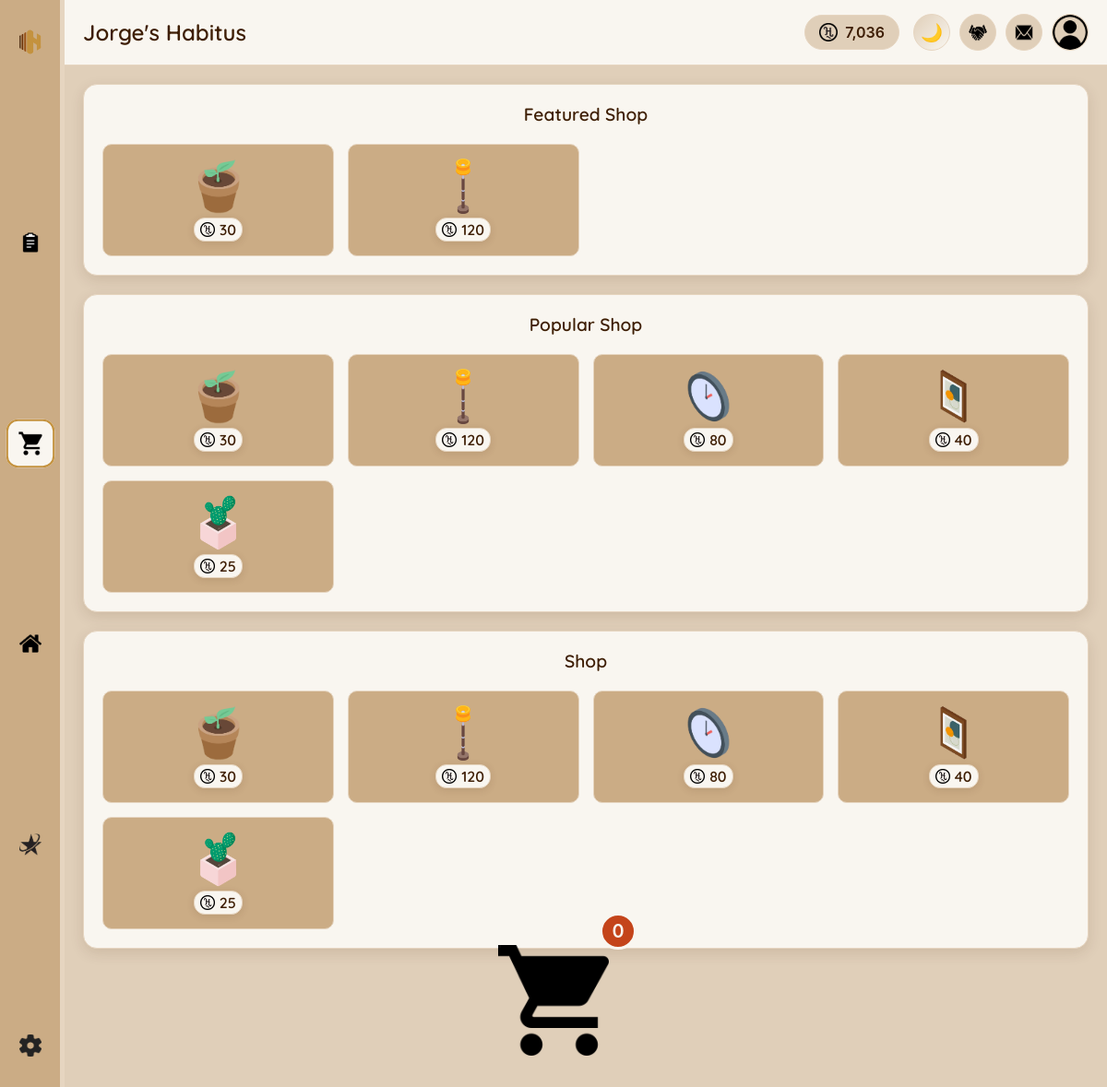
Screenshot of /pages/shop.php?category=3 (signed in) with the database file from the repository.
### tables this page shows
CREATE TABLE `users` (
  `id` int(11) NOT NULL,
  `username` varchar(50) NOT NULL,
  `email` varchar(100) NOT NULL,
  `password` varchar(255) NOT NULL,
  `hcoin` int(11) DEFAULT 0,
  `subscription_type` enum('free','adfree','premium') DEFAULT 'free',
  `subscription_expires` datetime DEFAULT NULL,
  `theme` varchar(20) DEFAULT 'light',
  `language` varchar(10) DEFAULT 'en',
  `created_at` timestamp NULL DEFAULT current_timestamp(),
  `last_login` timestamp NULL DEFAULT NULL,
  `stripe_customer_id` varchar(255) DEFAULT NULL,
  `stripe_subscription_id` varchar(255) DEFAULT NULL,
  `last_payment_intent` varchar(255) DEFAULT NULL,
  `payment_method_id` varchar(255) DEFAULT NULL,
  `payment_failures` int(11) DEFAULT 0,
  `last_payment_failure` datetime DEFAULT NULL,
  `subscription_created_at` timestamp NULL DEFAULT NULL COMMENT 'When subscription was first created',
  `subscription_updated_at` timestamp NULL DEFAULT NULL ON UPDATE current_timestamp() COMMENT 'Last subscription update',
  `profile_picture` varchar(255) DEFAULT 'images/icons/profile-icon.webp',
  `preferred_language` varchar(5) DEFAULT 'en',
  `timezone` varchar(50) DEFAULT 'UTC',
  `auto_translation` tinyint(1) DEFAULT 1,
  `translation_quality` varchar(20) DEFAULT 'standard',
  `high_quality_translation` tinyint(1) DEFAULT 0,
  `email_notifications` tinyint(1) DEFAULT 1,
  `task_reminders` tinyint(1) DEFAULT 1,
  `theme_preference` varchar(20) DEFAULT 'auto'
);

CREATE TABLE `shop_items` (
  `id` int(11) NOT NULL,
  `category_id` int(11) NOT NULL,
  `name` varchar(100) NOT NULL,
  `description` text DEFAULT NULL,
  `image_path` varchar(255) DEFAULT NULL,
  `rotation_variants` longtext DEFAULT NULL CHECK (json_valid(`rotation_variants`)),
  `price` int(11) NOT NULL,
  `rarity` enum('common','uncommon','rare','epic','legendary') DEFAULT 'common',
  `grid_width` int(11) DEFAULT 1,
  `grid_height` int(11) DEFAULT 1,
  `allowed_surfaces` varchar(100) DEFAULT 'floor',
  `is_featured` tinyint(1) DEFAULT 0,
  `is_available` tinyint(1) DEFAULT 1,
  `created_at` timestamp NULL DEFAULT current_timestamp()
);

### php/include/functions.php (called while the page is built, shortened)
<?php
function getUserData($userId) {
    global $conn;
    $sql = "SELECT * FROM users WHERE id = ?";
    $stmt = $conn->prepare($sql);
    $stmt->execute([$userId]);
    if ($stmt->rowCount() > 0) {
        $userData = $stmt->fetch();
        return $userData;
    }
    return [];
}

### pages/shop.php (the view, shortened to what this page needs)
<?php
require_once '../php/include/db_connect.php';
require_once '../php/include/functions.php';
$userData = getUserData($_SESSION['user_id']);
$userHCoins = $userData['hcoin'];
$userHabitusName = $userData['username'] . "'s Habitus";
$currentLanguage = $userData['language'] ?? 'en';
$currentTheme = $userData['theme'] ?? 'light';
$categoryId = isset($_GET['category']) ? intval($_GET['category']) : 0;
$query = "SELECT si.*, ic.name as category_name
         FROM shop_items si
         JOIN item_categories ic ON si.category_id = ic.id
         WHERE si.is_available = 1";
$params = [];
if ($categoryId > 0) {
    $query .= " AND si.category_id = :categoryId";
    $params['categoryId'] = $categoryId;
}
$query .= " ORDER BY si.is_featured DESC, si.created_at DESC";
$stmt = $conn->prepare($query);
$stmt->execute($params);
$shopItems = $stmt->fetchAll();
?>
<!DOCTYPE html>
<html lang="<?php echo $currentLanguage; ?>" data-theme="<?php echo $currentTheme; ?>">
<head>
    <link rel="stylesheet" href="../css/themes/<?php echo $currentTheme; ?>.css" id="theme-stylesheet">
    <link rel="stylesheet" href="../css/main.css">
    <link rel="stylesheet" href="../css/components/sidebar.css">
    <link rel="stylesheet" href="../css/components/header.css">
    <link rel="stylesheet" href="../css/components/scrollbar.css">
    <link rel="stylesheet" href="../css/pages/shop.css">
</head>
<body class="theme-<?php echo $currentTheme; ?>">
    <div class="main-container">
        <?php include '../php/include/sidebar.php'; ?>
        <div class="content-container">
            <?php include '../php/include/header.php'; ?>
            <div class="shop-content">
                <div class="shop-sections">
                    <div class="shop-section">
                        <h2 translate="yes">Featured Shop</h2>
                        <div class="shop-grid">
                            <?php
                            $featuredItems = array_filter($shopItems, function($item) {
                                return $item['is_featured'] == 1;
                            });
                            $featuredItems = array_slice($featuredItems, 0, 9);
                            foreach ($featuredItems as $item):
                            ?>
                                <div class="shop-item" onclick="addToCart(<?php echo $item['id']; ?>, '<?php echo htmlspecialchars($item['name']); ?>', <?php echo $item['price']; ?>, '<?php echo $item['image_path']; ?>', this)">
                                    <img src="../<?php echo $item['image_path']; ?>" alt="<?php echo htmlspecialchars($item['name']); ?>">
                                    <div class="shop-item-price">
                                        <img src="../images/icons/hcoin-icon.webp" alt="HCoin">
                                        <span><?php echo number_format($item['price']); ?></span>
                                    </div>
                                </div>
                            <?php endforeach; ?>
                        </div>
                    </div>
                    <div class="shop-section">
                        <h2>Popular Shop</h2>
                        <div class="shop-grid">
                            <?php
                            $popularItems = array_slice($shopItems, 0, 9);
                            foreach ($popularItems as $item):
                            ?>
                                <div class="shop-item" onclick="addToCart(<?php echo $item['id']; ?>, '<?php echo htmlspecialchars($item['name']); ?>', <?php echo $item['price']; ?>, '<?php echo $item['image_path']; ?>', this)">
                                    <img src="../<?php echo $item['image_path']; ?>" alt="<?php echo htmlspecialchars($item['name']); ?>">
                                    <div class="shop-item-price">
                                        <img src="../images/icons/hcoin-icon.webp" alt="HCoin">
                                        <span><?php echo number_format($item['price']); ?></span>
                                    </div>
                                </div>
                            <?php endforeach; ?>
                        </div>
                    </div>
                    <div class="shop-section">
                        <h2 translate="yes">Shop</h2>
                        <div class="shop-grid">
                            <?php
                            $allItems = array_slice($shopItems, 0, 9);
                            foreach ($allItems as $item):
                            ?>
                                <div class="shop-item" onclick="addToCart(<?php echo $item['id']; ?>, '<?php echo htmlspecialchars($item['name']); ?>', <?php echo $item['price']; ?>, '<?php echo $item['image_path']; ?>', this)">
                                    <img src="../<?php echo $item['image_path']; ?>" alt="<?php echo htmlspecialchars($item['name']); ?>">
                                    <div class="shop-item-price">
                                        <img src="../images/icons/hcoin-icon.webp" alt="HCoin">
                                        <span><?php echo number_format($item['price']); ?></span>
                                    </div>
                                </div>
                            <?php endforeach; ?>
                        </div>
                    </div>
                </div>
                <div class="bottom-cart" id="bottom-cart">
                    <div class="cart-icon-wrapper" onclick="toggleCart()">
                        <img src="../images/icons/cart-icon.webp" alt="Cart">
                        <span class="cart-badge" id="cart-badge">0</span>
                    </div>
                </div>
            </div>
        </div>
    </div>
</body>
</html>

### php/include/header.php (shortened to what this page needs)
<header class="main-header">
    <div class="user-info">
        <h1 class="habitus-name"><?php echo htmlspecialchars($userHabitusName); ?></h1>
    </div>
    <div class="user-actions">
        <div class="hcoin-balance">
            <img src="../images/icons/hcoin-icon.webp" alt="HCoin">
            <span><?php echo number_format($userHCoins); ?></span>
        </div>
        <button class="theme-toggle-button enhanced" onclick="toggleTheme()" title="Toggle Theme">
            <div class="theme-toggle-inner">
                <span class="moon-icon">🌙</span>
            </div>
        </button>
        <a href="survey.php" class="survey-button" title="Improve with feedback">
            <img src="../images/icons/support-icon.webp" alt="Survey">
        </a>
        <div class="messages-button" id="messages-toggle" title="Notifications">
            <img src="../images/icons/messages-icon.webp" alt="Messages">
        </div>
        <a href="settings.php" class="profile-button" title="Profile settings">
            <?php
            $profilePic = $userData['profile_picture'] ?? 'uploads/profile-icon.webp';
            if (strpos($profilePic, 'http') === 0) {
                $profileUrl = $profilePic;
            } else if (strpos($profilePic, '/') === 0) {
                $profileUrl = $profilePic;
            } else if (strpos($profilePic, 'uploads/') === 0) {
                $profileUrl = '/' . $profilePic;
            } else {
                $profileUrl = '../' . $profilePic;
            }
            ?>
            <img src="<?php echo htmlspecialchars($profileUrl); ?>"
                 alt="Profile Picture"
                 onerror="this.src='../uploads/profile-icon.webp'">
        </a>
    </div>
</header>

### css/themes/light.css (style rules this page uses)
html[data-theme="light"]:root, html[data-theme="light"] { --primary: #3e1e04; --primary-light: #6a3005; --secondary: #965015; --accent: #c4923e; --bg-primary: #e0cfb9; --bg-secondary: #cbac85; --bg-panel: #f9f6f0; --text-primary: #3e1e04; --text-secondary: #6a3005; --border-primary: #e6d5c0; --success: #965015; --error: #c4441a; --warning: #c4923e; --info: #6a3005; --shadow: rgba(62, 30, 4, 0.12); --btn-bg: #3e1e04; --btn-text: #f9f6f0; --input-bg: #f9f6f0; --input-text: #3e1e04; --tooltip-bg: rgba(62, 30, 4, 0.9); --benefits: #098200; }
html[data-theme="light"] body { background-color: var(--bg-primary); color: var(--text-primary); }
html[data-theme="light"] .main-header { background-color: var(--bg-panel); border-color: var(--border-primary); color: var(--text-primary); box-shadow: 0 1px 3px var(--shadow); }
html[data-theme="light"] .content-container { background-color: var(--bg-primary); }
html[data-theme="light"] .dashboard-content, html[data-theme="light"] .tasks-content, html[data-theme="light"] .settings-content, html[data-theme="light"] .shop-content, html[data-theme="light"] .habitus-content, html[data-theme="light"] .subscription-content { background-color: var(--bg-primary); }
html[data-theme="light"] a { color: var(--accent); }

### css/main.css (style rules this page uses)
html[data-theme] { transition: none; }
html[data-theme] * { transition: background-color 0.3s ease, color 0.3s ease, border-color 0.3s ease, box-shadow 0.3s ease; }
* { box-sizing: border-box; margin: 0; padding: 0; transition: background-color 0.3s ease, color 0.3s ease, border-color 0.3s ease; }
body { font-family: 'Poppins', -apple-system, BlinkMacSystemFont, sans-serif; background-color: var(--bg-primary); color: var(--text-primary); overflow-x: hidden; }
.main-container { display: flex; height: 100vh; width: 100%; overflow: hidden; }
.content-container { flex: 1; display: flex; flex-direction: column; overflow: hidden; }
a { text-decoration: none; color: var(--accent); transition: color 0.3s; }
button { transition: all 0.3s ease; }

### css/components/scrollbar.css (style rules this page uses)
html:not(.index-page) { scrollbar-width: thin; scrollbar-color: var(--border-primary) var(--bg-panel); }
.content-container { flex: 1; display: flex; flex-direction: column; overflow: hidden; }
.tasks-content, .shop-content, .habitus-content, .dashboard-content, .settings-content, .profile-content, .subscription-content { flex: 1; overflow-y: auto; scrollbar-width: thin; scrollbar-color: var(--border-primary) var(--bg-panel); }

### rows the page displays
users: userHabitusName "Jorge's Habitus", userHCoins "7,036"
shop_items: image_path (picture), price "30"
shop_items: image_path (picture), price "120"
shop_items: image_path (picture), price "80"
shop_items: image_path (picture), price "40"
shop_items: image_path (picture), price "25"
